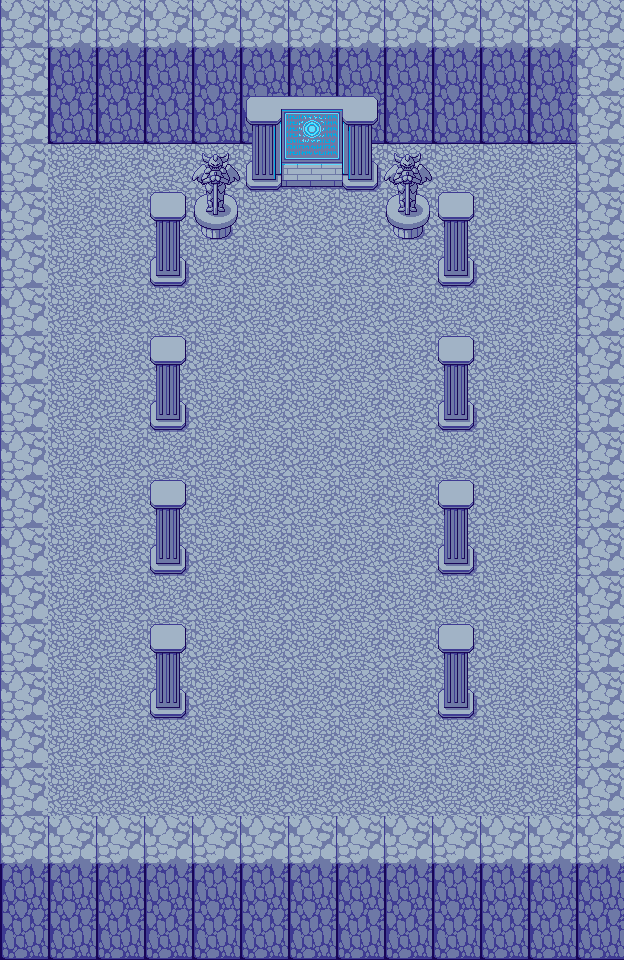

The image is a tile-based game level rendered from a .tmx file. Its description and complete source (layers, tilesets, objects, tile grids) follow:
An orthogonal 13x20 tile map with 48x48 px tiles, 3 tile layers (GROUND, WALL, OBJECTS), 6 tilesets.

<map version="1.10" tiledversion="1.10.2" orientation="orthogonal" renderorder="right-down" width="13" height="20" tilewidth="48" tileheight="48" infinite="0" nextlayerid="4" nextobjectid="1">
 <tileset firstgid="1" name="PixelFantasy_Dungeon_A1" tilewidth="48" tileheight="48" tilecount="192" columns="16">
  <image source="Pixel Fantasy RMMZ RTP Tiles/img/tilesets/PixelFantasy_Dungeon_A1.png" width="768" height="576" />
 </tileset>
 <tileset firstgid="193" name="PixelFantasy_Dungeon_A2" tilewidth="48" tileheight="48" tilecount="192" columns="16">
  <image source="Pixel Fantasy RMMZ RTP Tiles/img/tilesets/PixelFantasy_Dungeon_A2.png" width="768" height="576" />
 </tileset>
 <tileset firstgid="385" name="PixelFantasy_Dungeon_A4" tilewidth="48" tileheight="48" tilecount="240" columns="16">
  <image source="Pixel Fantasy RMMZ RTP Tiles/img/tilesets/PixelFantasy_Dungeon_A4.png" width="768" height="720" />
 </tileset>
 <tileset firstgid="625" name="PixelFantasy_Dungeon_A5" tilewidth="48" tileheight="48" tilecount="120" columns="8">
  <image source="Pixel Fantasy RMMZ RTP Tiles/img/tilesets/PixelFantasy_Dungeon_A5.png" width="384" height="767" />
 </tileset>
 <tileset firstgid="745" name="PixelFantasy_Dungeon_B" tilewidth="48" tileheight="48" tilecount="256" columns="16">
  <image source="Pixel Fantasy RMMZ RTP Tiles/img/tilesets/PixelFantasy_Dungeon_B.png" width="768" height="768" />
 </tileset>
 <tileset firstgid="1001" name="PixelFantasy_Dungeon_C" tilewidth="48" tileheight="48" tilecount="256" columns="16">
  <image source="Pixel Fantasy RMMZ RTP Tiles/img/tilesets/PixelFantasy_Dungeon_C.png" width="768" height="768" />
 </tileset>
 <layer id="1" name="GROUND" width="13" height="20">
  <data encoding="csv">
339,339,339,339,339,339,339,339,339,339,339,339,339,
355,355,355,355,355,355,355,355,355,355,355,355,355,
339,339,339,339,339,339,339,339,339,339,339,339,339,
355,355,355,355,355,355,355,355,355,355,355,355,355,
339,339,339,339,339,339,339,339,339,339,339,339,339,
355,355,355,355,355,355,355,355,355,355,355,355,355,
339,339,339,339,339,339,339,339,339,339,339,339,339,
355,355,355,355,355,355,355,355,355,355,355,355,355,
339,339,339,339,339,339,339,339,339,339,339,339,339,
355,355,355,355,355,355,355,355,355,355,355,355,355,
339,339,339,339,339,339,339,339,339,339,339,339,339,
355,355,355,355,355,355,355,355,355,355,355,355,355,
339,339,339,339,339,339,339,339,339,339,339,339,339,
355,355,355,355,355,355,355,355,355,355,355,355,355,
339,339,339,339,339,339,339,339,339,339,339,339,339,
355,355,355,355,355,355,355,355,355,355,355,355,355,
339,339,339,339,339,339,339,339,339,339,339,339,339,
355,355,355,355,355,355,355,355,355,355,355,355,355,
339,339,339,339,339,339,339,339,339,339,339,339,339,
355,355,355,355,355,355,355,355,355,355,355,355,355
</data>
 </layer>
 <layer id="2" name="WALL" width="13" height="20">
  <data encoding="csv">
419,419,419,419,419,419,419,419,419,419,419,419,419,
419,435,435,435,435,435,435,435,435,435,435,435,419,
419,451,451,451,451,451,451,451,451,451,451,451,419,
419,0,0,0,908,0,0,0,908,0,0,0,419,
419,0,0,939,924,0,0,0,924,939,0,0,419,
419,0,0,955,0,0,0,0,0,955,0,0,419,
419,0,0,0,0,0,0,0,0,0,0,0,419,
419,0,0,939,0,0,0,0,0,939,0,0,419,
419,0,0,955,0,0,0,0,0,955,0,0,419,
419,0,0,0,0,0,0,0,0,0,0,0,419,
419,0,0,939,0,0,0,0,0,939,0,0,419,
419,0,0,955,0,0,0,0,0,955,0,0,419,
419,0,0,0,0,0,0,0,0,0,0,0,419,
419,0,0,939,0,0,0,0,0,939,0,0,419,
419,0,0,955,0,0,0,0,0,955,0,0,419,
419,0,0,0,0,0,0,0,0,0,0,0,419,
419,0,0,0,0,0,0,0,0,0,0,0,419,
419,419,419,419,419,419,419,419,419,419,419,419,419,
435,435,435,435,435,435,435,435,435,435,435,435,435,
451,451,451,451,451,451,451,451,451,451,451,451,451
</data>
 </layer>
 <layer id="3" name="OBJECTS" width="13" height="20">
  <data encoding="csv">
0,0,0,0,0,0,0,0,0,0,0,0,0,
0,0,0,0,0,0,0,0,0,0,0,0,0,
0,0,0,0,0,878,879,880,0,0,0,0,0,
0,0,0,0,0,894,895,896,0,0,0,0,0,
0,0,0,0,0,0,0,0,0,0,0,0,0,
0,0,0,0,0,0,0,0,0,0,0,0,0,
0,0,0,0,0,0,0,0,0,0,0,0,0,
0,0,0,0,0,0,0,0,0,0,0,0,0,
0,0,0,0,0,0,0,0,0,0,0,0,0,
0,0,0,0,0,0,0,0,0,0,0,0,0,
0,0,0,0,0,0,0,0,0,0,0,0,0,
0,0,0,0,0,0,0,0,0,0,0,0,0,
0,0,0,0,0,0,0,0,0,0,0,0,0,
0,0,0,0,0,0,0,0,0,0,0,0,0,
0,0,0,0,0,0,0,0,0,0,0,0,0,
0,0,0,0,0,0,0,0,0,0,0,0,0,
0,0,0,0,0,0,0,0,0,0,0,0,0,
0,0,0,0,0,0,0,0,0,0,0,0,0,
0,0,0,0,0,0,0,0,0,0,0,0,0,
0,0,0,0,0,0,0,0,0,0,0,0,0
</data>
 </layer>
</map>
